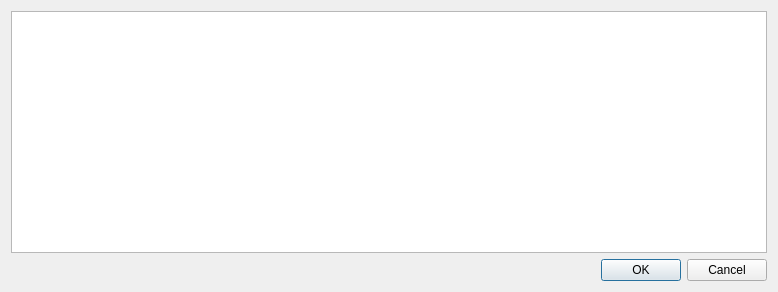
<?xml version="1.0" encoding="UTF-8"?>
<ui version="4.0">
 <class>DialogViewColors</class>
 <widget class="QDialog" name="DialogViewColors">
  <property name="windowModality">
   <enum>Qt::ApplicationModal</enum>
  </property>
  <property name="geometry">
   <rect>
    <x>0</x>
    <y>0</y>
    <width>778</width>
    <height>292</height>
   </rect>
  </property>
  <property name="windowTitle">
   <string>Colors</string>
  </property>
  <property name="modal">
   <bool>true</bool>
  </property>
  <layout class="QVBoxLayout" name="verticalLayout">
   <item>
    <widget class="QTableWidget" name="tableWidgetColors">
     <property name="editTriggers">
      <set>QAbstractItemView::NoEditTriggers</set>
     </property>
     <property name="selectionMode">
      <enum>QAbstractItemView::NoSelection</enum>
     </property>
     <property name="selectionBehavior">
      <enum>QAbstractItemView::SelectRows</enum>
     </property>
     <attribute name="horizontalHeaderVisible">
      <bool>false</bool>
     </attribute>
     <attribute name="horizontalHeaderStretchLastSection">
      <bool>true</bool>
     </attribute>
     <attribute name="verticalHeaderVisible">
      <bool>false</bool>
     </attribute>
     <attribute name="verticalHeaderMinimumSectionSize">
      <number>20</number>
     </attribute>
     <attribute name="verticalHeaderDefaultSectionSize">
      <number>20</number>
     </attribute>
    </widget>
   </item>
   <item>
    <layout class="QHBoxLayout" name="horizontalLayout">
     <item>
      <spacer name="horizontalSpacer">
       <property name="orientation">
        <enum>Qt::Horizontal</enum>
       </property>
       <property name="sizeHint" stdset="0">
        <size>
         <width>40</width>
         <height>20</height>
        </size>
       </property>
      </spacer>
     </item>
     <item>
      <widget class="QPushButton" name="pushButtonOK">
       <property name="text">
        <string>OK</string>
       </property>
      </widget>
     </item>
     <item>
      <widget class="QPushButton" name="pushButtonCancel">
       <property name="text">
        <string>Cancel</string>
       </property>
      </widget>
     </item>
    </layout>
   </item>
  </layout>
 </widget>
 <resources/>
 <connections/>
</ui>
